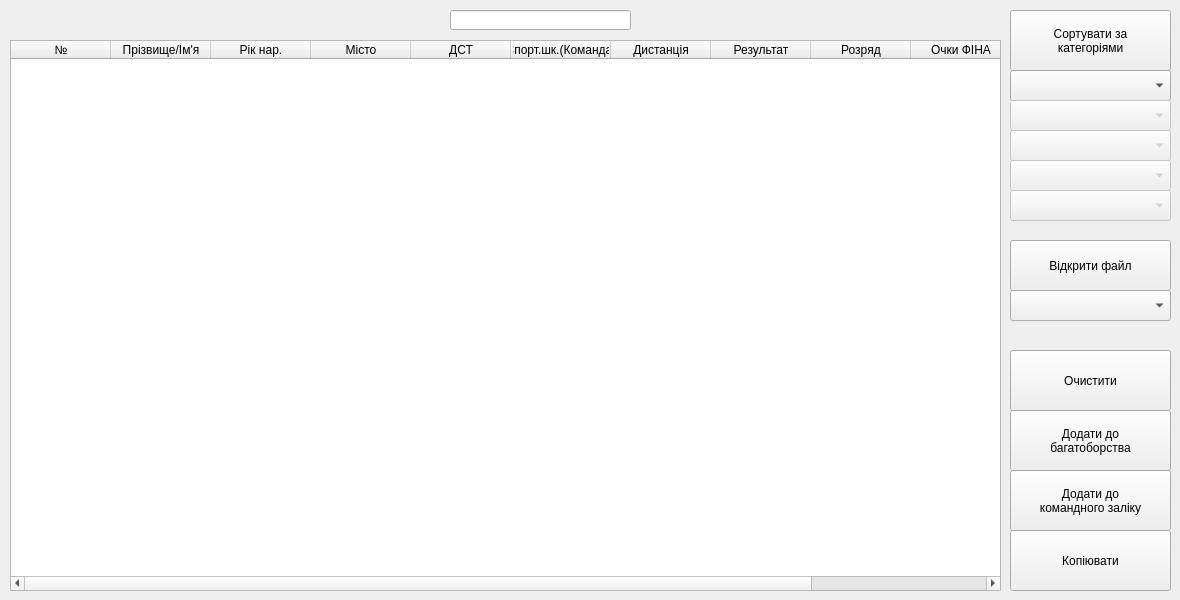
   <widget class="QWidget" name="tab_4">
    <attribute name="title">
     <string>Протокол естафет</string>
    </attribute>
    <widget class="QLineEdit" name="lineEdit_styleProtocol_2">
     <property name="geometry">
      <rect>
       <x>450</x>
       <y>10</y>
       <width>181</width>
       <height>20</height>
      </rect>
     </property>
    </widget>
    <widget class="QTableWidget" name="tableWidget_lastProtocol_2">
     <property name="geometry">
      <rect>
       <x>10</x>
       <y>40</y>
       <width>991</width>
       <height>551</height>
      </rect>
     </property>
     <column>
      <property name="text">
       <string>№</string>
      </property>
     </column>
     <column>
      <property name="text">
       <string>Прізвище/Ім'я</string>
      </property>
     </column>
     <column>
      <property name="text">
       <string>Рік нар.</string>
      </property>
     </column>
     <column>
      <property name="text">
       <string>Місто</string>
      </property>
     </column>
     <column>
      <property name="text">
       <string>ДСТ</string>
      </property>
     </column>
     <column>
      <property name="text">
       <string>Спорт.шк.(Команда)</string>
      </property>
     </column>
     <column>
      <property name="text">
       <string>Дистанція</string>
      </property>
     </column>
     <column>
      <property name="text">
       <string>Результат</string>
      </property>
     </column>
     <column>
      <property name="text">
       <string>Розряд</string>
      </property>
     </column>
     <column>
      <property name="text">
       <string>Очки ФІНА</string>
      </property>
     </column>
     <column>
      <property name="text">
       <string>Тренер</string>
      </property>
     </column>
    </widget>
    <widget class="QPushButton" name="pushButton_sortByYears_2">
     <property name="geometry">
      <rect>
       <x>1010</x>
       <y>10</y>
       <width>161</width>
       <height>61</height>
      </rect>
     </property>
     <property name="font">
      <font>
       <pointsize>9</pointsize>
      </font>
     </property>
     <property name="text">
      <string>Сортувати за
категоріями</string>
     </property>
    </widget>
    <widget class="QComboBox" name="comboBox_firstYear_2">
     <property name="geometry">
      <rect>
       <x>1010</x>
       <y>70</y>
       <width>161</width>
       <height>31</height>
      </rect>
     </property>
     <property name="font">
      <font>
       <pointsize>9</pointsize>
      </font>
     </property>
     <item>
      <property name="text">
       <string/>
      </property>
     </item>
    </widget>
    <widget class="QComboBox" name="comboBox_secondYear_2">
     <property name="enabled">
      <bool>false</bool>
     </property>
     <property name="geometry">
      <rect>
       <x>1010</x>
       <y>100</y>
       <width>161</width>
       <height>31</height>
      </rect>
     </property>
     <item>
      <property name="text">
       <string/>
      </property>
     </item>
    </widget>
    <widget class="QComboBox" name="comboBox_thirdYear_2">
     <property name="enabled">
      <bool>false</bool>
     </property>
     <property name="geometry">
      <rect>
       <x>1010</x>
       <y>130</y>
       <width>161</width>
       <height>31</height>
      </rect>
     </property>
     <item>
      <property name="text">
       <string/>
      </property>
     </item>
    </widget>
    <widget class="QComboBox" name="comboBox_fourthYear_2">
     <property name="enabled">
      <bool>false</bool>
     </property>
     <property name="geometry">
      <rect>
       <x>1010</x>
       <y>160</y>
       <width>161</width>
       <height>31</height>
      </rect>
     </property>
     <item>
      <property name="text">
       <string/>
      </property>
     </item>
    </widget>
    <widget class="QComboBox" name="comboBox_fifthYear_2">
     <property name="enabled">
      <bool>false</bool>
     </property>
     <property name="geometry">
      <rect>
       <x>1010</x>
       <y>190</y>
       <width>161</width>
       <height>31</height>
      </rect>
     </property>
     <item>
      <property name="text">
       <string/>
      </property>
     </item>
    </widget>
    <widget class="QPushButton" name="pushButton_openFileProtocol_2">
     <property name="geometry">
      <rect>
       <x>1010</x>
       <y>240</y>
       <width>161</width>
       <height>51</height>
      </rect>
     </property>
     <property name="font">
      <font>
       <pointsize>9</pointsize>
      </font>
     </property>
     <property name="text">
      <string>Відкрити файл</string>
     </property>
    </widget>
    <widget class="QComboBox" name="comboBox_protocolFiles_2">
     <property name="geometry">
      <rect>
       <x>1010</x>
       <y>290</y>
       <width>161</width>
       <height>31</height>
      </rect>
     </property>
     <property name="font">
      <font>
       <pointsize>9</pointsize>
      </font>
     </property>
    </widget>
    <widget class="QPushButton" name="pushButton_cleanProtocol_2">
     <property name="geometry">
      <rect>
       <x>1010</x>
       <y>350</y>
       <width>161</width>
       <height>61</height>
      </rect>
     </property>
     <property name="text">
      <string>Очистити</string>
     </property>
    </widget>
    <widget class="QPushButton" name="pushButton_goToManyFights_2">
     <property name="geometry">
      <rect>
       <x>1010</x>
       <y>410</y>
       <width>161</width>
       <height>61</height>
      </rect>
     </property>
     <property name="font">
      <font>
       <pointsize>9</pointsize>
      </font>
     </property>
     <property name="text">
      <string>Додати до
багатоборства</string>
     </property>
    </widget>
    <widget class="QPushButton" name="pushButton_goToTeams_2">
     <property name="geometry">
      <rect>
       <x>1010</x>
       <y>470</y>
       <width>161</width>
       <height>61</height>
      </rect>
     </property>
     <property name="font">
      <font>
       <pointsize>9</pointsize>
      </font>
     </property>
     <property name="text">
      <string>Додати до
командного заліку</string>
     </property>
    </widget>
    <widget class="QPushButton" name="pushButton_copyTableProtocol_2">
     <property name="geometry">
      <rect>
       <x>1010</x>
       <y>530</y>
       <width>161</width>
       <height>61</height>
      </rect>
     </property>
     <property name="font">
      <font>
       <pointsize>9</pointsize>
      </font>
     </property>
     <property name="text">
      <string>Копіювати</string>
     </property>
    </widget>
   </widget>
